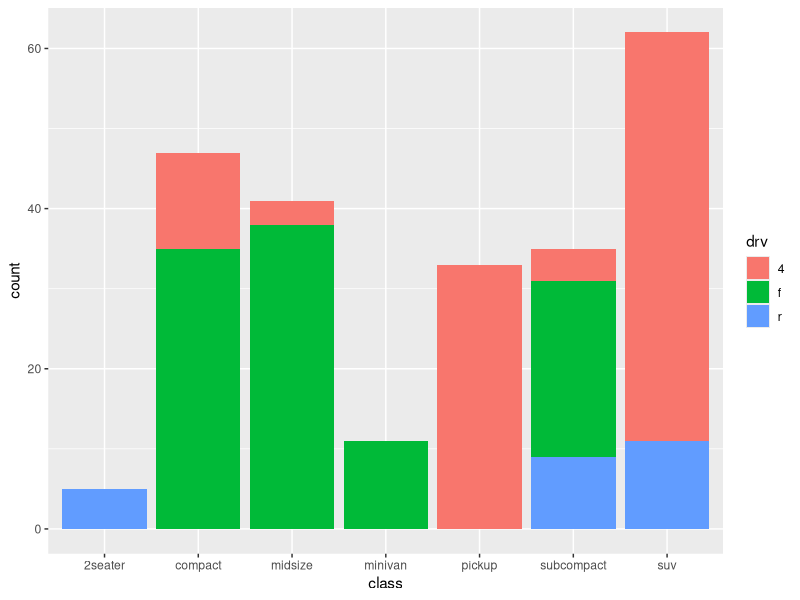
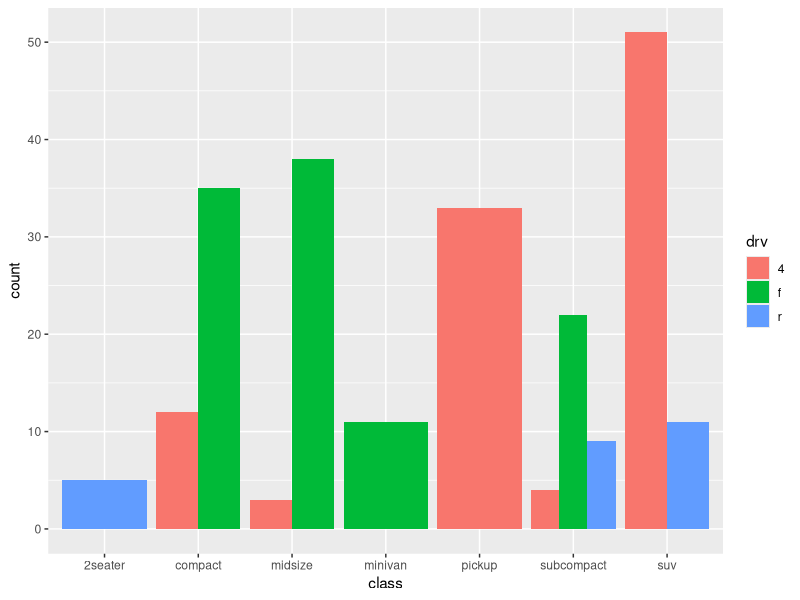
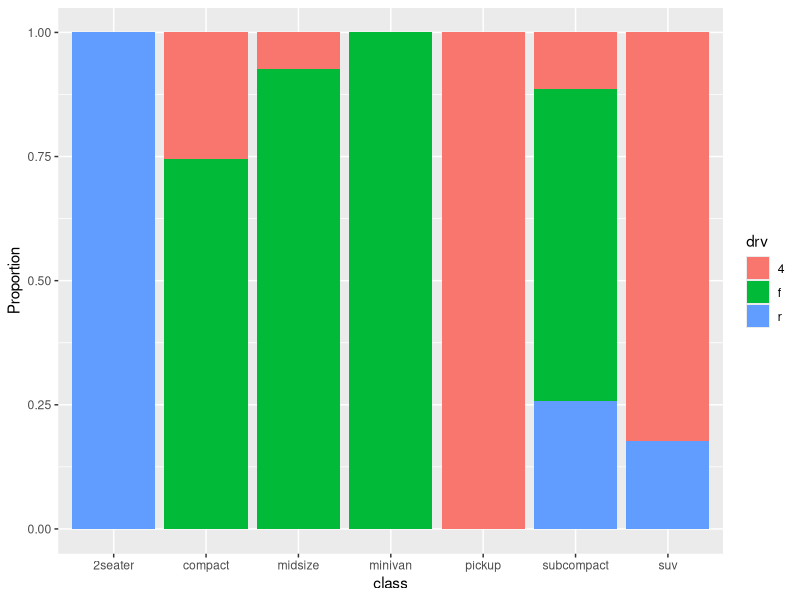
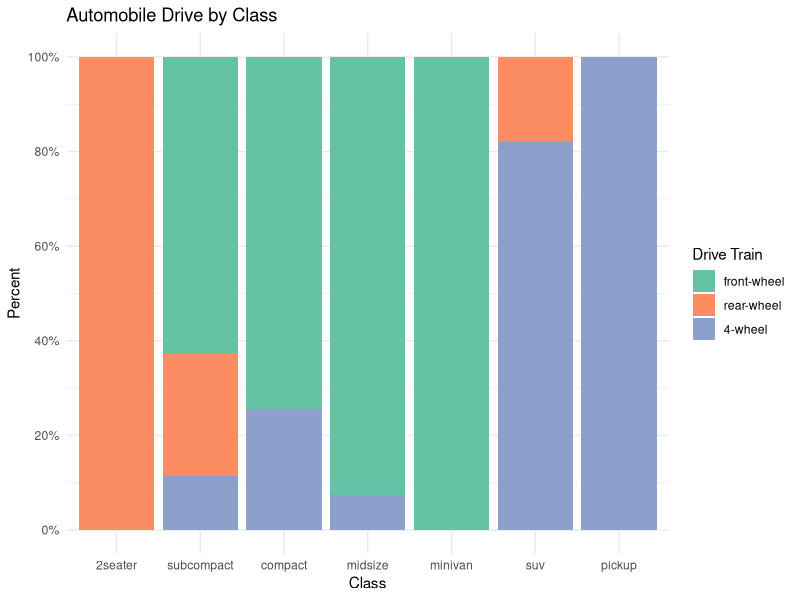
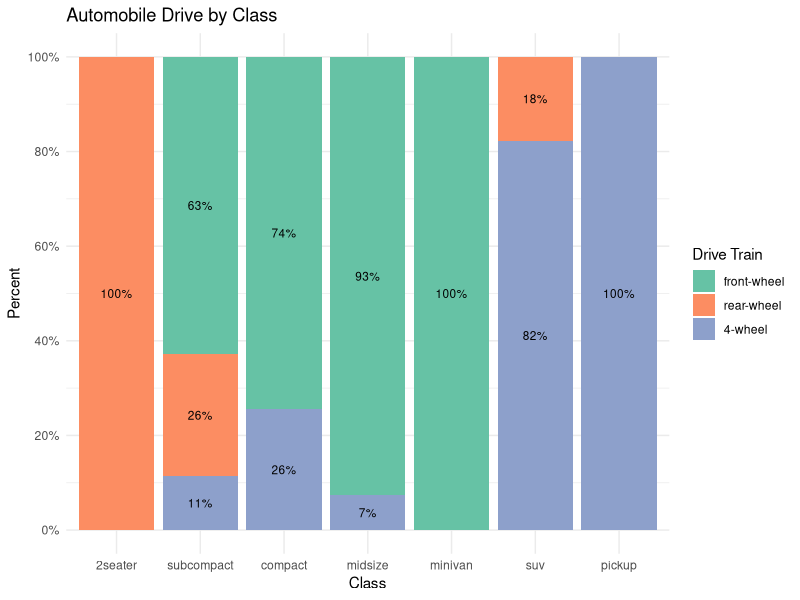
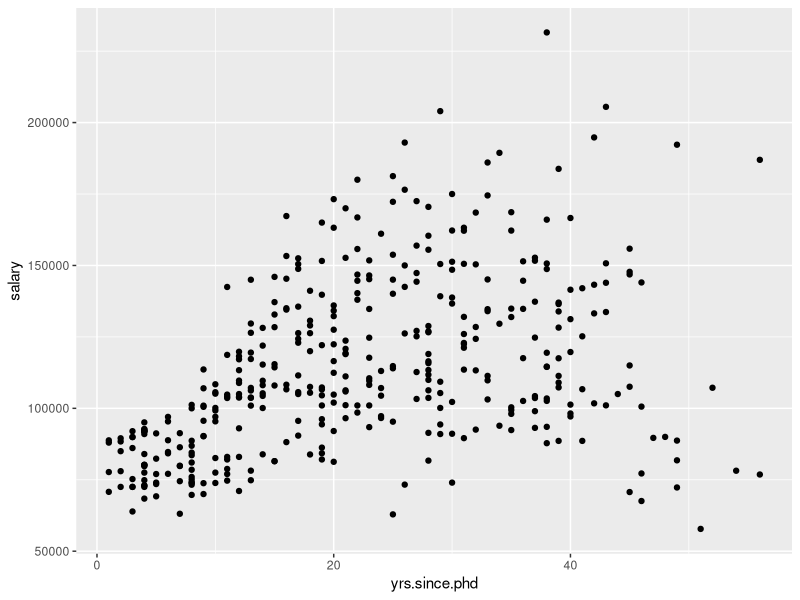
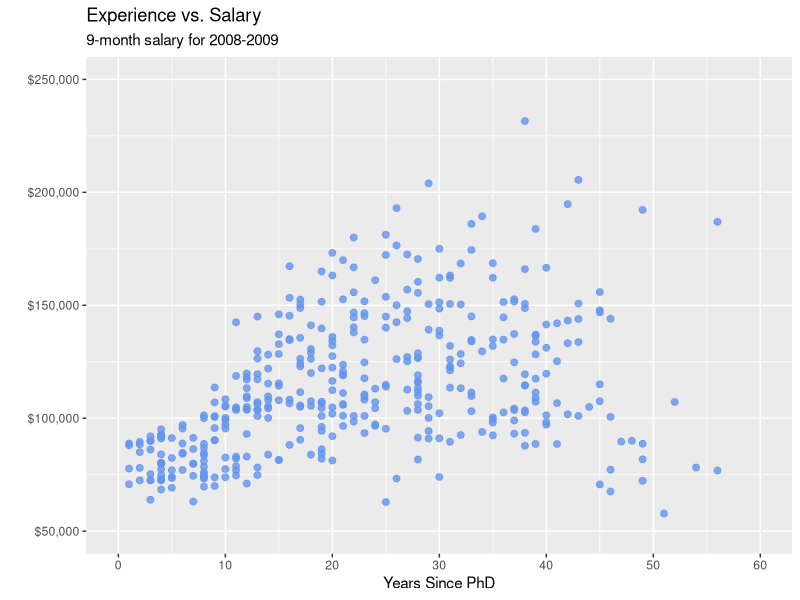

Recreate these plots in R, in order. (Note: this script raises an error after producing the figures.)
## ---- chunk 1
knitr::opts_chunk$set(echo = TRUE)
## ---- chunk 2
library(ggplot2)

# stacked bar chart
ggplot(mpg, 
       aes(x = class, 
           fill = drv)) + 
  geom_bar(position = "stack")
## ---- chunk 3
library(ggplot2)

# grouped bar plot
ggplot(mpg, 
       aes(x = class, 
           fill = drv)) + 
  geom_bar(position = "dodge")
## ---- chunk 4
library(ggplot2)

# grouped bar plot preserving zero count bars
# write your answer here
## ---- chunk 5
library(ggplot2)

# bar plot, with each bar representing 100%
ggplot(mpg, 
       aes(x = class, 
           fill = drv)) + 
  geom_bar(position = "fill") +
  labs(y = "Proportion")
## ---- chunk 6
library(ggplot2)

# bar plot, with each bar representing 100%, 
# reordered bars, and better labels and colors
library(scales)
ggplot(mpg, 
       aes(x = factor(class,
                      levels = c("2seater", "subcompact", 
                                "compact", "midsize", 
                                "minivan", "suv", "pickup")),
           fill = factor(drv, 
                         levels = c("f", "r", "4"),
                         labels = c("front-wheel", 
                                    "rear-wheel", 
                                    "4-wheel")))) + 
  geom_bar(position = "fill") +
  scale_y_continuous(breaks = seq(0, 1, .2), 
                     label = percent) +
  scale_fill_brewer(palette = "Set2") +
  labs(y = "Percent", 
       fill = "Drive Train",
       x = "Class",
       title = "Automobile Drive by Class") +
  theme_minimal()
## ---- chunk 7
# change the order the levels for the categorical variable "class"
mpg$class = factor(mpg$class,
                   levels = c("2seater", "subcompact", 
                              "compact", "midsize", 
                              "minivan", "suv", "pickup"))
## ---- chunk 8
# create a summary dataset
library(dplyr)
plotdata <- mpg %>%
  group_by(class, drv) %>%
  summarize(n = n()) %>% 
  mutate(pct = n/sum(n),
         lbl = scales::percent(pct))
plotdata
## ---- chunk 9
# create segmented bar chart
# adding labels to each segment

ggplot(plotdata, 
       aes(x = factor(class,
                      levels = c("2seater", "subcompact", 
                                 "compact", "midsize", 
                                 "minivan", "suv", "pickup")),
           y = pct,
           fill = factor(drv, 
                         levels = c("f", "r", "4"),
                         labels = c("front-wheel", 
                                    "rear-wheel", 
                                    "4-wheel")))) + 
  geom_bar(stat = "identity",
           position = "fill") +
  scale_y_continuous(breaks = seq(0, 1, .2), 
                     labels = percent) +
  geom_text(aes(label = lbl), 
            size = 3, 
            position = position_stack(vjust = 0.5)) +
  scale_fill_brewer(palette = "Set2") +
  labs(y = "Percent", 
       fill = "Drive Train",
       x = "Class",
       title = "Automobile Drive by Class") +
  theme_minimal()
## ---- chunk 10
library(ggplot2)
data(Salaries, package="carData")

# simple scatterplot
ggplot(Salaries, 
       aes(x = yrs.since.phd, 
           y = salary)) +
  geom_point()
## ---- chunk 11
# Scatterplot with color, transparency, and axis scaling
# enhanced scatter plot
ggplot(Salaries, 
       aes(x = yrs.since.phd, 
           y = salary)) +
  geom_point(color="cornflowerblue", 
             size = 2, 
             alpha=.8) +
  scale_y_continuous(label = scales::dollar, 
                     limits = c(50000, 250000)) +
  scale_x_continuous(breaks = seq(0, 60, 10), 
                     limits=c(0, 60)) + 
  labs(x = "Years Since PhD",
       y = "",
       title = "Experience vs. Salary",
       subtitle = "9-month salary for 2008-2009")
## ---- chunk 12
data(gapminder, package="gapminder")

# Select US cases
library(dplyr)
plotdata <- filter(gapminder, 
                   country == "United States")

# simple line plot
ggplot(plotdata, 
       aes(x = year, 
           y = lifeExp)) +
  geom_line() 
## ---- chunk 13
# line plot with points
# and improved labeling
# write your answer here

## ---- chunk 14
data(Salaries, package="carData")

# calculate mean salary for each rank
library(dplyr)
plotdata <- Salaries %>%
  group_by(rank) %>%
  summarize(mean_salary = mean(salary))

# plot mean salaries
ggplot(plotdata, 
       aes(x = rank, 
           y = mean_salary)) +
  geom_bar(stat = "identity")
## ---- chunk 15
knitr::include_graphics("bar-chart.png")
## ---- chunk 16
# plot mean salaries in a more attractive fashion
# write your answer here

## ---- chunk 17
data(Salaries, package="carData")

# draw kernel density plot
# write your answer here

## ---- chunk 18
data(Salaries, package="carData")

# draw kernel density plot
# write your answer here

## ---- chunk 19
knitr::include_graphics("box-plot.png")
## ---- chunk 20
# plot the distribution of salaries by rank using boxplots
ggplot(Salaries, 
       aes(x = rank, 
           y = salary)) +
  geom_boxplot() +
  labs(title = "Salary distribution by rank")
## ---- chunk 21
# plot the distribution of salaries by rank using boxplots
ggplot(Salaries, aes(x = rank, 
                     y = salary)) +
  geom_boxplot(notch = TRUE, 
               fill = "cornflowerblue", 
               alpha = .7) +
  labs(title = "Salary distribution by rank")
## ---- chunk 22
data(gapminder, package="gapminder")

# subset Asian countries in 2007
library(dplyr)
plotdata <- gapminder %>%
  filter(continent == "Asia" & 
         year == 2007)

# basic Cleveland plot of life expectancy by country
ggplot(plotdata, 
       aes(x= lifeExp, y = country)) +
  geom_point()
## ---- chunk 23
# write your answer here
# Sorted Cleveland plot

## ---- chunk 24
ggplot(plotdata, 
       aes(x = lifeExp, 
           y = country)) + 
geom_segment(aes(x = 40, 
               xend = lifeExp, 
               y = country,
               yend = country
               ),
               color = "lightblue")
## ---- chunk 25
knitr::include_graphics("dot-chart.png")
